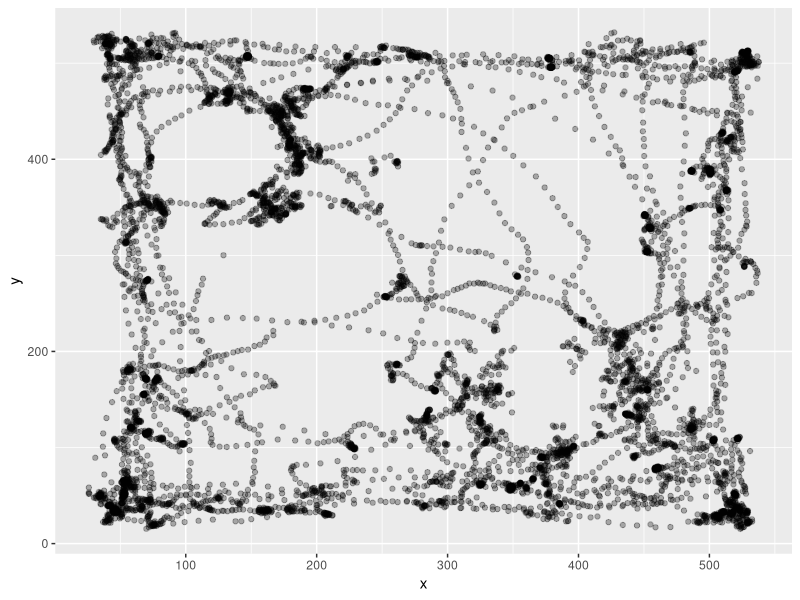

The R script that drew this image: (Note: this script raises an error after producing the figure.)
rm(list = ls())
library(tidyverse)
ObjectInterest1 <- read_csv("240726_r1576_0_baseline_object-interest.csv")
head(ObjectInterest1)
#To delete the column with ROI 3 and ROI4
ObjectInterest1 <- ObjectInterest1 %>%
  select(!15:24)
#To delete the first 10 seconds of the video
ObjectInterest1 <- ObjectInterest1 %>%
  filter(Value.Item1.Item1.Item2>0)
#Rename the centroid coordinates
ObjectInterest1 <- ObjectInterest1 %>%
  rename(pixelx = Value.Item1.Item1.Item3.X, pixely = Value.Item1.Item1.Item3.Y, TimePoint = Value.Item1.Item1.Item2)
ObjectInterest1 <- ObjectInterest1 %>%
  select(!1)
ObjectInterest1 <- ObjectInterest1 %>%
  select(!15)
ObjectInterest1 <- ObjectInterest1 %>%
  filter(!Value.Item2 == TRUE)
#Now we map the trajectory of the animal in the open field.
x <- c(ObjectInterest1$pixelx)
y <- c(ObjectInterest1$pixely)
df <- data.frame(x = x, y = y)
p1 <- ggplot(df, aes(x = x, y = y)) +
  geom_point(alpha = 0.3)
p1
df <- df%>%na.omit
#Add ROI one onto the scatterplot
library(ggforce)
p1circle130 <- p1 + geom_circle(aes(x0 = 125, y0 = 398, r = 75), color = "blue")
p1_130 <- p1circle130 + geom_circle(aes(x0 = 391, y0 = 164, r = 75), color = "red")
p1_130
radius <- 75
center_x1 <- 125
center_y1 <- 398
distance <- sqrt((df$x - center_x1)^2 + (df$y - center_y1)^2)
point_in_circle1 <- sum(distance <= radius)
point_in_circle1
center_x2 <- 396
center_y2 <- 164
df$distance1 <- sqrt((df$x - center_x2)^2 + (df$y - center_y2)^2)
points_in_circle2 <- sum(df$distance1 <= radius)
print(points_in_circle2)

#Let's try the above code on the second video file.
ObjectInterest2 <- read_csv("240726_r1576_1_baseline_object-interest.csv")
head(ObjectInterest2)
#To delete the column with ROI 3 and ROI4
ObjectInterest2 <- ObjectInterest2 %>%
  select(!15:24)
#To delete the first 10 seconds of the video
ObjectInterest2 <- ObjectInterest2 %>%
  filter(Value.Item1.Item1.Item2>64)
#Rename the centroid coordinates
ObjectInterest2 <- ObjectInterest2 %>%
  rename(pixelx = Value.Item1.Item1.Item3.X, pixely = Value.Item1.Item1.Item3.Y, TimePoint = Value.Item1.Item1.Item2)
ObjectInterest2 <- ObjectInterest2 %>%
  select(!1)
ObjectInterest2 <- ObjectInterest2 %>%
  select(!15)
ObjectInterest2 <- ObjectInterest2 %>%
  filter(!Value.Item2 == TRUE)
#Now we map the trajectory of the animal in the open field.
x <- c(ObjectInterest2$pixelx)
y <- c(ObjectInterest2$pixely)
df <- data.frame(x = x, y = y)
p2 <- ggplot(df, aes(x = x, y = y)) +
  geom_point(alpha = 0.3)
p2
df <- df%>%na.omit
#Add ROI one onto the scatterplot
library(ggforce)
p2circle130 <- p2 + geom_circle(aes(x0 = 125, y0 = 398, r = 75), color = "blue")
p2_130 <- p2circle130 + geom_circle(aes(x0 = 396, y0 = 154, r = 75), color = "red")
p2_130
radius <- 75
center_x1 <- 125
center_y1 <- 398
distance <- sqrt((df$x - center_x1)^2 + (df$y - center_y1)^2)
point_in_circle1 <- sum(distance <= radius)
point_in_circle1
center_x2 <- 396
center_y2 <- 154
df$distance1 <- sqrt((df$x - center_x2)^2 + (df$y - center_y2)^2)
points_in_circle2 <- sum(df$distance1 <= radius)
print(points_in_circle2)


#Now let's look at the next video
ObjectInterest3 <- read_csv("240726_r1576_2_baseline_object-interest.csv")
head(ObjectInterest3)
#To delete the column with ROI 3 and ROI4
ObjectInterest3 <- ObjectInterest3 %>%
  select(!15:24)
#To delete the first 10 seconds of the video
ObjectInterest3 <- ObjectInterest3 %>%
  filter(Value.Item1.Item1.Item2>30)
#Rename the centroid coordinates
ObjectInterest3 <- ObjectInterest3 %>%
  rename(pixelx = Value.Item1.Item1.Item3.X, pixely = Value.Item1.Item1.Item3.Y, TimePoint = Value.Item1.Item1.Item2)
ObjectInterest3 <- ObjectInterest3 %>%
  select(!1)
ObjectInterest3 <- ObjectInterest3 %>%
  select(!15)
ObjectInterest3 <- ObjectInterest3 %>%
  filter(!Value.Item2 == TRUE)
#Now we map the trajectory of the animal in the open field.
x <- c(ObjectInterest3$pixelx)
y <- c(ObjectInterest3$pixely)
df <- data.frame(x = x, y = y)
p3 <- ggplot(df, aes(x = x, y = y)) +
  geom_point(alpha = 0.3)
p3
df <- df%>%na.omit
#Add ROI one onto the scatterplot
library(ggforce)
p3circle130 <- p3 + geom_circle(aes(x0 = 125, y0 = 393, r = 75), color = "blue")
p3_130 <- p3circle130 + geom_circle(aes(x0 = 376, y0 = 159, r = 75), color = "red")
p3_130
radius <- 75
center_x1 <- 125
center_y1 <- 393
distance <- sqrt((df$x - center_x1)^2 + (df$y - center_y1)^2)
point_in_circle1 <- sum(distance <= radius)
point_in_circle1
center_x2 <- 376
center_y2 <- 164
df$distance1 <- sqrt((df$x - center_x2)^2 + (df$y - center_y2)^2)
points_in_circle2 <- sum(df$distance1 <= radius)
print(points_in_circle2)